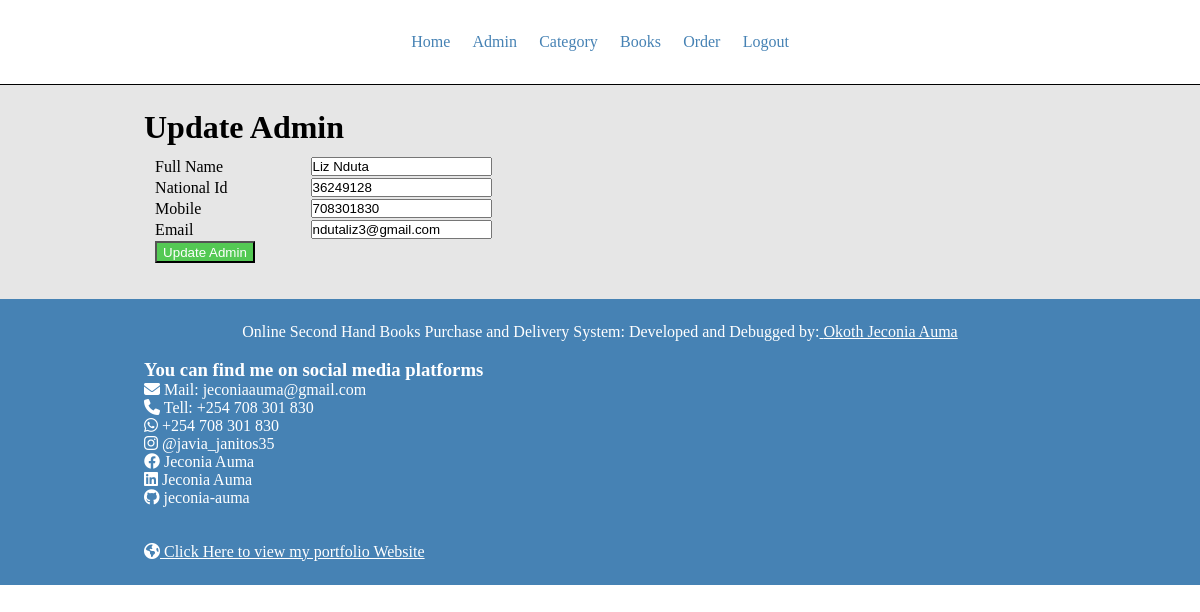
Screenshot of /admin/update-admin.php?id=1248 (signed in) with the database file from the repository.
### tables this page shows
CREATE TABLE `users` (
  `id` int(11) NOT NULL,
  `full_name` varchar(100) NOT NULL,
  `national_id` int(11) NOT NULL,
  `mobile` int(11) DEFAULT NULL,
  `email` varchar(100) NOT NULL,
  `password` varchar(255) NOT NULL,
  `user_type` varchar(10) NOT NULL
);

### admin/update-admin.php (the view, shortened to what this page needs)
<?php include('partials/menu.php'); ?>
<?php
    $id = $_GET['id'];
    $sql = "SELECT * FROM users WHERE id=$id";
    $res = mysqli_query($conn, $sql);
    if($res == TRUE){
        $count = mysqli_num_rows($res);
        if($count == 1){
            $row = mysqli_fetch_assoc($res);
            $full_name = $row['full_name'];
            $national_id = $row['national_id'];
            $mobile = $row['mobile'];
            $email = $row['email'];
        }
    }
?>
<div class="container">
    <div class="wrapper">
        <h1>Update Admin</h1>
        <form action="" method="post">
            <table class="tbl-50">
                <tr>
                    <td>Full Name</td>
                    <td><input type="text" name="full_name" value="<?php echo $full_name?>"></td>
                </tr>
                <tr>
                    <td>National Id</td>
                    <td><input type="number" name="national_id" minlength="10" value="<?php echo $national_id?>"></td>
                </tr>
                <tr>
                    <td>Mobile</td>
                    <td><input type="tel" name="mobile" minlength="10" value="<?php echo $mobile?>"></td>
                </tr>
                <tr>
                    <td>Email</td>
                    <td><input type="text" name="email" value="<?php echo $email?>"></td>
                </tr>
                <tr>
                    <td><input type="submit" name="submit" value="Update Admin" class="btn-secondary"></td>
                </tr>
            </table>
        </form>
    </div>
</div>
<?php include('partials/footer.php'); ?>

### css/admin.css (style rules this page uses)
* { padding: 0; margin: 0; box-sizing: border-box; font-size: serif; }
.container { width: 100vw; }
.container { background-color: rgb(230, 230, 230); }
.wrapper { width: 80%; padding: 2%; margin: 0 auto; }
.btn-secondary { padding: 1% 6px; background-color: rgb(84, 201, 84); text-decoration: none; color: #fff; display: inline-block; }
.tbl-50 { width: 50%; padding: 1%; }

### rows the page displays
users: full_name "Liz Nduta", national_id "36249128", mobile "708301830", email "ndutaliz3@gmail.com"
